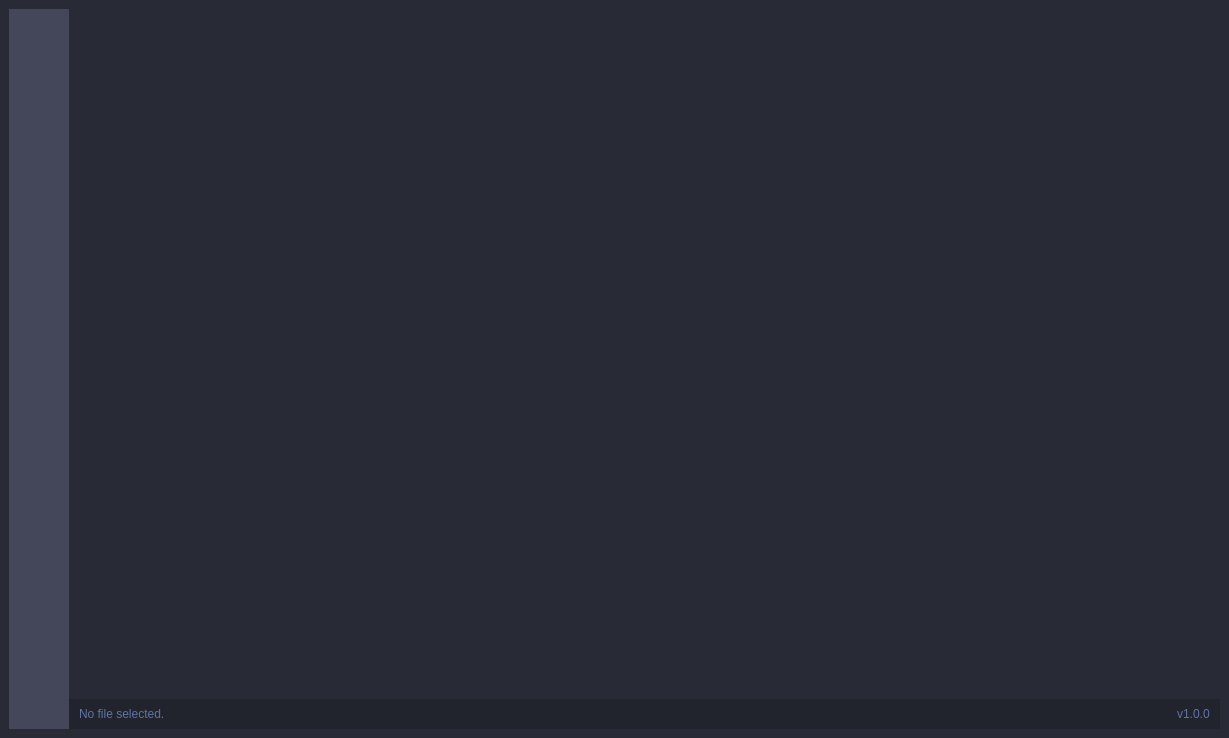
<?xml version="1.0" encoding="UTF-8"?>
<ui version="4.0">
 <class>main_window</class>
 <widget class="QMainWindow" name="main_window">
  <property name="geometry">
   <rect>
    <x>0</x>
    <y>0</y>
    <width>1229</width>
    <height>738</height>
   </rect>
  </property>
  <property name="minimumSize">
   <size>
    <width>960</width>
    <height>540</height>
   </size>
  </property>
  <property name="windowTitle">
   <string>MainWindow</string>
  </property>
  <widget class="QWidget" name="central_widget">
   <property name="styleSheet">
    <string notr="true">/* Central Widget */
#central_widget {
	background-color: #282a36;
}
/* Left Menu */
#left_menu {
	background-color: #44475a;
}
#left_menu #user_picture {
	background-color: #282a36;
	border-radius: 25px;
	border: 3px solid #565a71;
}
/* Content */
#content {
	background-color: #282a36;
}
/* Pages */
#pages_container {
	background-color: #282a36;
}
#pages_container .QLabel {
	font: 18pt &quot;Segoe UI&quot;;
	color: rgb(255, 255, 255);
}

/* Bottom */
#bottom_credits { 
	background-color: #21232d;
}
#bottom_credits .QLabel { 
	color: #6272a4;
}
</string>
   </property>
   <layout class="QVBoxLayout" name="verticalLayout_4">
    <item>
     <widget class="QFrame" name="app_frame">
      <property name="frameShape">
       <enum>QFrame::NoFrame</enum>
      </property>
      <property name="frameShadow">
       <enum>QFrame::Raised</enum>
      </property>
      <layout class="QHBoxLayout" name="app_layout">
       <property name="spacing">
        <number>0</number>
       </property>
       <property name="leftMargin">
        <number>0</number>
       </property>
       <property name="topMargin">
        <number>0</number>
       </property>
       <property name="rightMargin">
        <number>0</number>
       </property>
       <property name="bottomMargin">
        <number>0</number>
       </property>
       <item>
        <widget class="QFrame" name="left_menu">
         <property name="minimumSize">
          <size>
           <width>60</width>
           <height>0</height>
          </size>
         </property>
         <property name="maximumSize">
          <size>
           <width>60</width>
           <height>16777215</height>
          </size>
         </property>
         <property name="frameShape">
          <enum>QFrame::NoFrame</enum>
         </property>
         <property name="frameShadow">
          <enum>QFrame::Raised</enum>
         </property>
         <layout class="QVBoxLayout" name="left_menu_layout">
          <property name="spacing">
           <number>0</number>
          </property>
          <property name="leftMargin">
           <number>0</number>
          </property>
          <property name="topMargin">
           <number>0</number>
          </property>
          <property name="rightMargin">
           <number>0</number>
          </property>
          <property name="bottomMargin">
           <number>0</number>
          </property>
          <item>
           <widget class="QWidget" name="top" native="true">
            <property name="minimumSize">
             <size>
              <width>0</width>
              <height>60</height>
             </size>
            </property>
            <layout class="QVBoxLayout" name="top_menu_layout">
             <property name="spacing">
              <number>5</number>
             </property>
             <property name="leftMargin">
              <number>0</number>
             </property>
             <property name="topMargin">
              <number>5</number>
             </property>
             <property name="rightMargin">
              <number>0</number>
             </property>
             <property name="bottomMargin">
              <number>0</number>
             </property>
            </layout>
           </widget>
          </item>
          <item>
           <spacer name="menu_spacer">
            <property name="orientation">
             <enum>Qt::Vertical</enum>
            </property>
            <property name="sizeHint" stdset="0">
             <size>
              <width>20</width>
              <height>40</height>
             </size>
            </property>
           </spacer>
          </item>
          <item>
           <widget class="QWidget" name="bottom" native="true">
            <property name="minimumSize">
             <size>
              <width>0</width>
              <height>45</height>
             </size>
            </property>
            <layout class="QVBoxLayout" name="bottom_menu_layout">
             <property name="spacing">
              <number>2</number>
             </property>
             <property name="leftMargin">
              <number>0</number>
             </property>
             <property name="topMargin">
              <number>0</number>
             </property>
             <property name="rightMargin">
              <number>0</number>
             </property>
             <property name="bottomMargin">
              <number>30</number>
             </property>
            </layout>
           </widget>
          </item>
         </layout>
        </widget>
       </item>
       <item>
        <widget class="QFrame" name="container">
         <property name="frameShape">
          <enum>QFrame::NoFrame</enum>
         </property>
         <property name="frameShadow">
          <enum>QFrame::Raised</enum>
         </property>
         <layout class="QVBoxLayout" name="content_layout">
          <property name="spacing">
           <number>0</number>
          </property>
          <property name="leftMargin">
           <number>0</number>
          </property>
          <property name="topMargin">
           <number>0</number>
          </property>
          <property name="rightMargin">
           <number>0</number>
          </property>
          <property name="bottomMargin">
           <number>0</number>
          </property>
          <item>
           <widget class="QFrame" name="pages_container">
            <property name="frameShape">
             <enum>QFrame::NoFrame</enum>
            </property>
            <property name="frameShadow">
             <enum>QFrame::Raised</enum>
            </property>
            <layout class="QVBoxLayout" name="verticalLayout">
             <item>
              <widget class="QStackedWidget" name="app_pages">
               <property name="styleSheet">
                <string notr="true">background: transparent;</string>
               </property>
               <property name="currentIndex">
                <number>2</number>
               </property>
               <widget class="QWidget" name="page_orders">
                <layout class="QVBoxLayout" name="verticalLayout_2">
                 <item>
                  <layout class="QHBoxLayout" name="orders_horizontal_layout"/>
                 </item>
                 <item>
                  <layout class="QHBoxLayout" name="orders_horizontal_layout_1"/>
                 </item>
                </layout>
               </widget>
               <widget class="QWidget" name="page_file_select">
                <layout class="QVBoxLayout" name="verticalLayout_6">
                 <item>
                  <layout class="QVBoxLayout" name="file_select_layout"/>
                 </item>
                </layout>
               </widget>
               <widget class="QWidget" name="page_employees_file_select">
                <layout class="QVBoxLayout" name="verticalLayout_8">
                 <item>
                  <layout class="QVBoxLayout" name="employees_file_layout"/>
                 </item>
                </layout>
               </widget>
               <widget class="QWidget" name="page_compare_file_select">
                <layout class="QVBoxLayout" name="verticalLayout_7">
                 <item>
                  <layout class="QVBoxLayout" name="compare_file_layout"/>
                 </item>
                </layout>
               </widget>
               <widget class="QWidget" name="page_finances">
                <layout class="QVBoxLayout" name="verticalLayout_3">
                 <item>
                  <layout class="QHBoxLayout" name="finances_horizontal_layout"/>
                 </item>
                 <item>
                  <layout class="QHBoxLayout" name="finances_horizontal_layout_1"/>
                 </item>
                </layout>
               </widget>
               <widget class="QWidget" name="page_employees">
                <layout class="QVBoxLayout" name="verticalLayout_5">
                 <item>
                  <layout class="QHBoxLayout" name="employees_horizontal_layout"/>
                 </item>
                 <item>
                  <layout class="QHBoxLayout" name="employees_horizontal_layout_1"/>
                 </item>
                </layout>
               </widget>
              </widget>
             </item>
            </layout>
           </widget>
          </item>
          <item>
           <widget class="QFrame" name="bottom_credits">
            <property name="minimumSize">
             <size>
              <width>0</width>
              <height>30</height>
             </size>
            </property>
            <property name="maximumSize">
             <size>
              <width>16777215</width>
              <height>30</height>
             </size>
            </property>
            <property name="frameShape">
             <enum>QFrame::NoFrame</enum>
            </property>
            <property name="frameShadow">
             <enum>QFrame::Raised</enum>
            </property>
            <layout class="QHBoxLayout" name="bottom_credits_layout">
             <property name="spacing">
              <number>10</number>
             </property>
             <property name="leftMargin">
              <number>10</number>
             </property>
             <property name="topMargin">
              <number>0</number>
             </property>
             <property name="rightMargin">
              <number>10</number>
             </property>
             <property name="bottomMargin">
              <number>0</number>
             </property>
             <item>
              <widget class="QLabel" name="file_path_label">
               <property name="text">
                <string>No file selected.</string>
               </property>
              </widget>
             </item>
             <item>
              <spacer name="horizontalSpacer">
               <property name="orientation">
                <enum>Qt::Horizontal</enum>
               </property>
               <property name="sizeHint" stdset="0">
                <size>
                 <width>924</width>
                 <height>20</height>
                </size>
               </property>
              </spacer>
             </item>
             <item>
              <widget class="QLabel" name="label_2">
               <property name="text">
                <string>v1.0.0</string>
               </property>
              </widget>
             </item>
            </layout>
           </widget>
          </item>
         </layout>
        </widget>
       </item>
      </layout>
     </widget>
    </item>
   </layout>
  </widget>
 </widget>
 <resources/>
 <connections/>
</ui>
